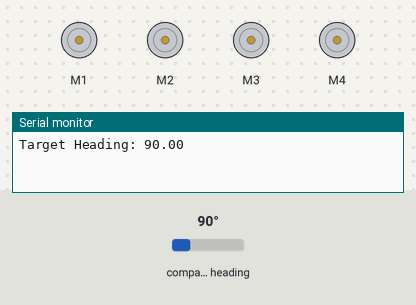
Simulated run of this sketch. Board: Arduino Uno, built with avr-gcc and run on an emulated ATmega328P. Parts: 4 × DC motor (green arrow = forward, orange = backward, longer = faster), the last lines printed to the serial monitor. The inputs (shaded band) are chosen by the test bench; at power-on: compass heading 90°.

Above: at 2.2 s.
2.3 s: compass heading set to 96°
At 3.4 s:
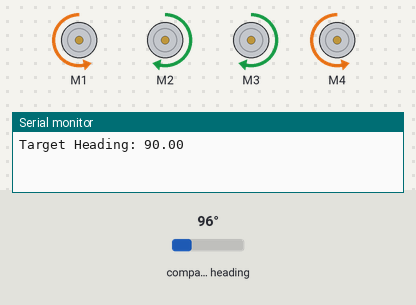
3.8 s: compass heading set to 90°
At 5.7 s:
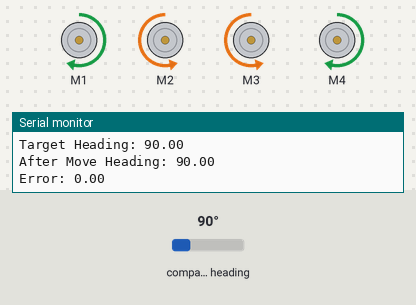
6.4 s: compass heading set to 174°
7.9 s: compass heading set to 179°
At 8.9 s:
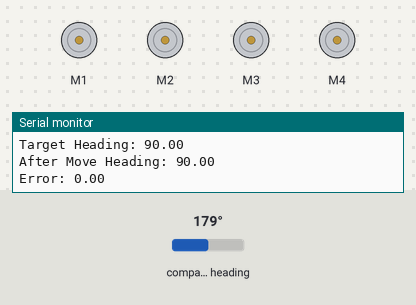
9.4 s: compass heading set to 7°
At 10.6 s:
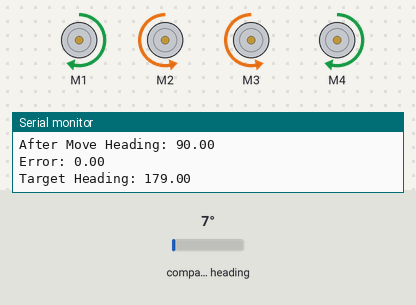
Timing chart, 0 to 11.9 s (numbered marks = the images above; inputs shaded):
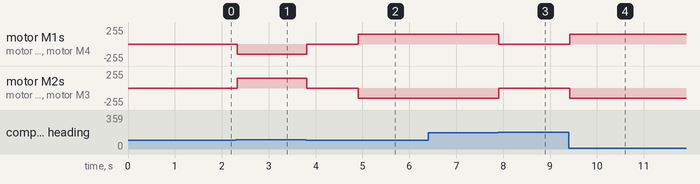

The sketch:

turn__.ino
```cpp
#include <Wire.h>
#include <MPU6050.h>
#include <QMC5883LCompass.h>
#include <AFMotor.h>

// Initialize sensors
MPU6050 mpu;
QMC5883LCompass compass;

// Initialize motors
AF_DCMotor motor1(1); // Front left
AF_DCMotor motor2(2); // Front right
AF_DCMotor motor3(3); // Back right
AF_DCMotor motor4(4); // Back left

// Motor speed control constants
int baseSpeed = 150; // Base motor speed (range: 0-255)
float targetHeading; // Desired direction

void setup() {
  Serial.begin(9600);
  Wire.begin();

  // Initialize MPU6050
  mpu.initialize();
  if (!mpu.testConnection()) {
    Serial.println("MPU6050 connection failed");
    while (1);
  }

  // Initialize HMC5883L
  compass.init();
  compass.setCalibrationOffsets(655.00, -1604.00, 16383.00);
  compass.setCalibrationScales(9.49, 3.87, 0.38);

  // Set target heading (straight line)
  delay(1000);
  compass.read();
  targetHeading = compass.getAzimuth();

  // Start motors
  motor1.setSpeed(baseSpeed);
  motor2.setSpeed(baseSpeed);
  motor3.setSpeed(baseSpeed);
  motor4.setSpeed(baseSpeed);
  motor1.run(FORWARD);
  motor2.run(FORWARD);
  motor3.run(FORWARD);
  motor4.run(FORWARD);
}

void moveForward(float distance) {
  // Fix the target heading before moving
  compass.read();
  targetHeading = compass.getAzimuth();
  Serial.print("Target Heading: ");
  Serial.println(targetHeading);

  float speed = 0.5; // meters per second
  float timeToMove = distance / speed * 1000; // time in milliseconds
  unsigned long startTime = millis();

  while (millis() - startTime < timeToMove) {
    compass.read();
    float currentHeading = compass.getAzimuth();
    float error = targetHeading - currentHeading;
    if (error < -180) error += 360;
    if (error > 180) error -= 360;

    turnRobot(error);

    int leftSpeed = baseSpeed;
    int rightSpeed = baseSpeed;

    leftSpeed = constrain(leftSpeed, 0, 255);
    rightSpeed = constrain(rightSpeed, 0, 255);

    motor1.setSpeed(leftSpeed);
    motor4.setSpeed(leftSpeed);
    motor2.setSpeed(rightSpeed);
    motor3.setSpeed(rightSpeed);

    delay(100); // Loop delay
  }

  stopMotors();

  // Print the heading after moving
  compass.read();
  float afterMoveHeading = compass.getAzimuth();
  float errorAfterMove = targetHeading - afterMoveHeading;
  if (errorAfterMove < -180) errorAfterMove += 360;
  if (errorAfterMove > 180) errorAfterMove -= 360;

  Serial.print("After Move Heading: ");
  Serial.println(afterMoveHeading);
  Serial.print("Error: ");
  Serial.println(errorAfterMove);
}

void turnRobot(float targetAngle) {
  float startHeading = compass.getAzimuth();
  float targetHeading = startHeading + targetAngle;

  if (targetHeading > 360) targetHeading -= 360;
  if (targetHeading < 0) targetHeading += 360;

  while (true) {
    compass.read();
    float currentHeading = compass.getAzimuth();
    float error = targetHeading - currentHeading;

    if (abs(error) < 2) break;

    if (error > 0) {
      motor1.run(FORWARD);
      motor2.run(BACKWARD);
      motor3.run(BACKWARD);
      motor4.run(FORWARD);
    } else {
      motor1.run(BACKWARD);
      motor2.run(FORWARD);
      motor3.run(FORWARD);
      motor4.run(BACKWARD);
    }

    delay(10);
  }

  stopMotors();
}

void stopMotors() {
  motor1.run(RELEASE);
  motor2.run(RELEASE);
  motor3.run(RELEASE);
  motor4.run(RELEASE);
}

void loop() {
  moveForward(1.0); // Move forward 1 meter
  delay(1000); // Wait for 1 second
  turnRobot(90); // Turn 90 degrees right
  delay(1000); // Wait for 1 second
  moveForward(1.0); // Move forward 1 meter
  delay(1000); // Wait for 1 second
}
```

Measured:
- the behaviour switches between 91 and 92° on compass heading (found by bisection; images 0 and 1)
- the behaviour switches between 178 and 179° on compass heading (found by bisection; images 2 and 3)
- after the input at 2.3 s, motor M1, motor M4: stopped → backward 150/255 at once; motor M2, motor M3: stopped → forward 150/255 at once
- after the input at 3.8 s, motor M1, motor M4: backward 150/255 → stopped at once, → forward 150/255 1.1 s later; motor M2, motor M3: forward 150/255 → stopped at once, → backward 150/255 1.1 s later
- after the input at 6.4 s, every drawn part: stays the same
- after the input at 7.9 s, motor M1, motor M4: forward 150/255 → stopped at once; motor M2, motor M3: backward 150/255 → stopped at once
- after the input at 9.4 s, motor M1, motor M4: stopped → forward 150/255 at once; motor M2, motor M3: stopped → backward 150/255 at once
